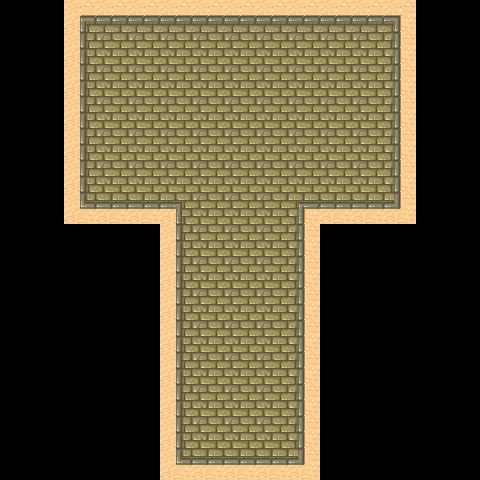

A 2D game scene composited from a Tiled map and its tileset images. What follows is a short description and the map's XML, with each tile layer's data collapsed to a summary:
An orthogonal 15x15 tile map with 32x32 px tiles, 1 tile layer (Tile Layer 1).

<map version="1.0" orientation="orthogonal" renderorder="right-down" width="15" height="15" tilewidth="32" tileheight="32">
 <tileset firstgid="1" source="Terrain.tsx" />
 <layer name="Tile Layer 1" width="15" height="15">
  <data>[225 cells, 117 non-empty, 11 distinct tile ids]</data>
 </layer>
</map>
